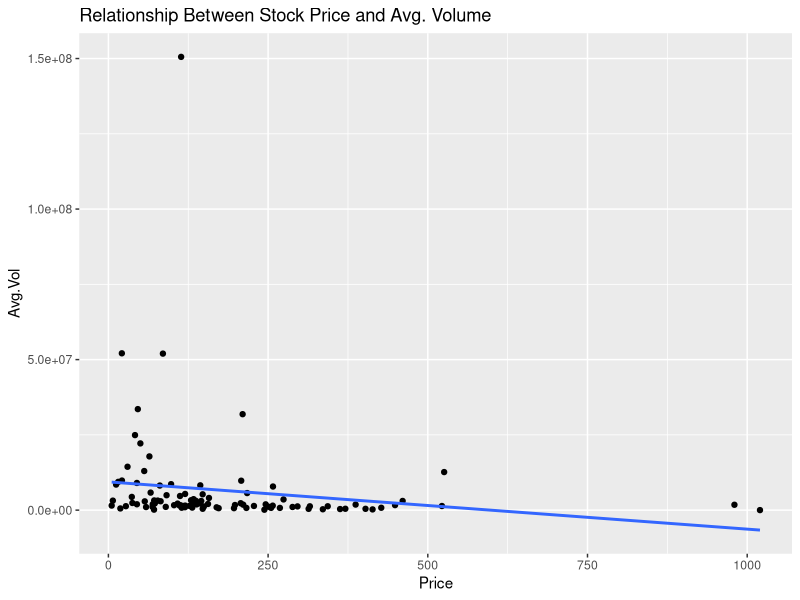

Source code (R):
# This chart looks at the relationship between average volume and the price per share of
# A stock. I think that this might be an interesting relationship because companies with a
# higher marketcap generally have a higher price per share, and there large marketcap companies
# are traded usually with more volume because of how important and recognizable they are.
# Another factor that goes into this relationship is that some retail investors can't afford
# to buy some highly priced stocks, so that might drive the volume down. Additionally,
# cheaper stocks are bought in larger quantities, which would drive the volume down for higher priced stocks
# Either way, I think it might be interesting to see.

library(stringr)
library(tidyverse)
library(tidyr)
library(ggplot2)

tech_companies <- read.csv("TSL.csv", header = TRUE)

price_vs_volume <- ggplot(tech_companies, aes(x = Price, y = Avg.Vol)) + 
  geom_point() + geom_smooth(method=lm, se=FALSE)

print(price_vs_volume + ggtitle("Relationship Between Stock Price and Avg. Volume"))
